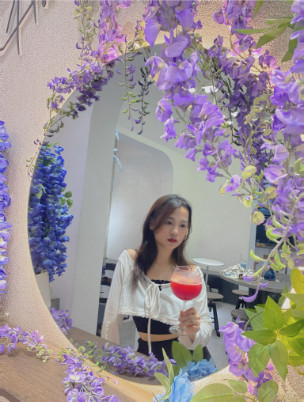
#> input picture Nhan dien khuon mat/picture/Lien_1.jpg, 304 x 402 px, given in place of the camera
$ python main.py
#> lines starting #> are read from the running program, lines starting #| are printed output that depends on the picture
'''
Ý tưởng dựa trên việc trừ tuyệt đối 2 khung ảnh rồi lấy ra điểm khác nhau
'''
import cv2

cap = cv2.VideoCapture(0)
cap.set(cv2.CAP_PROP_FRAME_HEIGHT, 480)
cap.set(cv2.CAP_PROP_FRAME_WIDTH, 640)

#Lay Background
cv2.waitKey(500)
ret, frame_bg = cap.read()
#> frame_bg is the input picture: shape (402, 304, 3); mean B, G, R 149.5, 144.7, 154.6

frame_bg = cv2.resize(frame_bg, (640, 480))
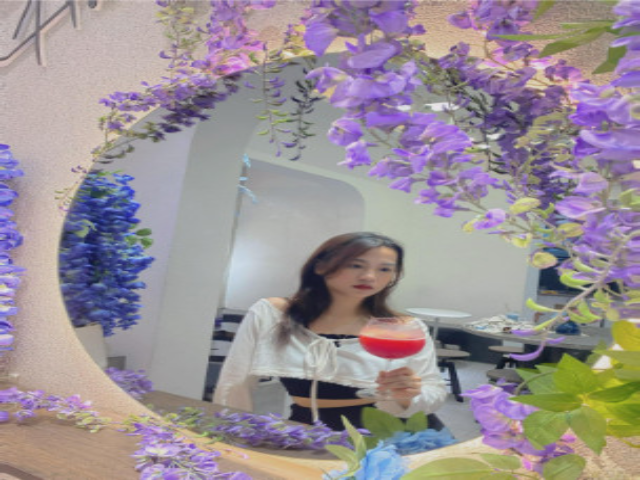
#> frame_bg: shape (480, 640, 3); mean B, G, R 149.3, 144.5, 154.4
gray = cv2.cvtColor(frame_bg, cv2.COLOR_BGR2GRAY)
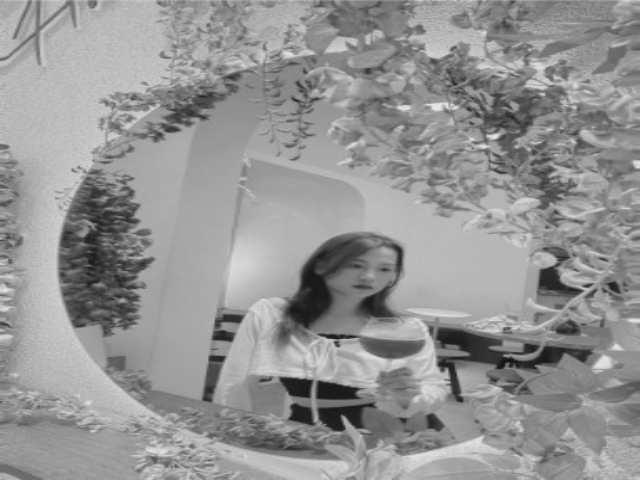
#> gray: shape (480, 640); min 14, max 232, mean 148.1
# lọc
gray = cv2.GaussianBlur(gray, (25, 25), 0)
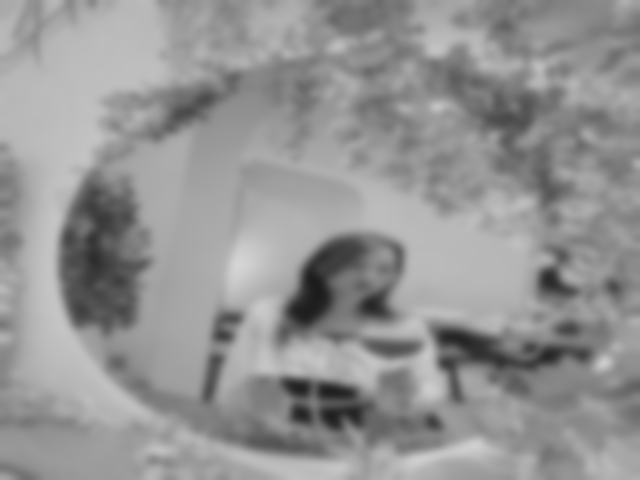
#> gray: shape (480, 640); min 28, max 212, mean 148
background = gray

while 1:
    ret_2, frame_picture = cap.read()

    #Xử lý frame
    gray = cv2.cvtColor(frame_picture, cv2.COLOR_BGR2GRAY)
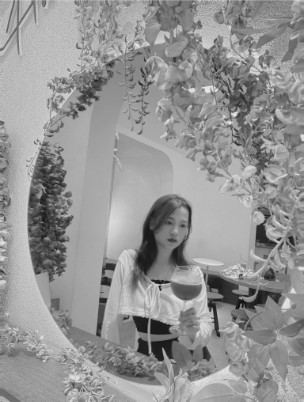
#> gray: shape (402, 304); min 11, max 235, mean 148.2
#> (the run stopped early here; a loop or call above may not have finished)

$ run again, on Nhan dien khuon mat/picture/Lien_3.jpg
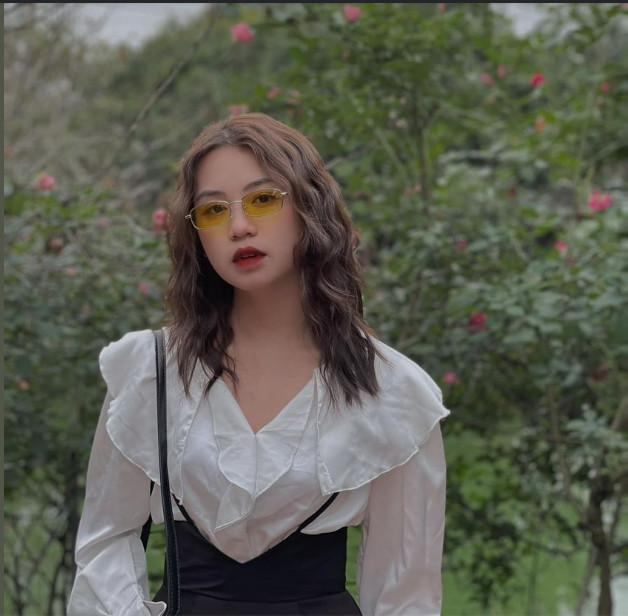
#> input picture Nhan dien khuon mat/picture/Lien_3.jpg, 628 x 616 px, given in place of the camera
#> frame_bg is the input picture: shape (616, 628, 3); mean B, G, R 81.7, 94.6, 92.8
#> `frame_bg = cv2.resize(frame_bg, (640, 480))`:
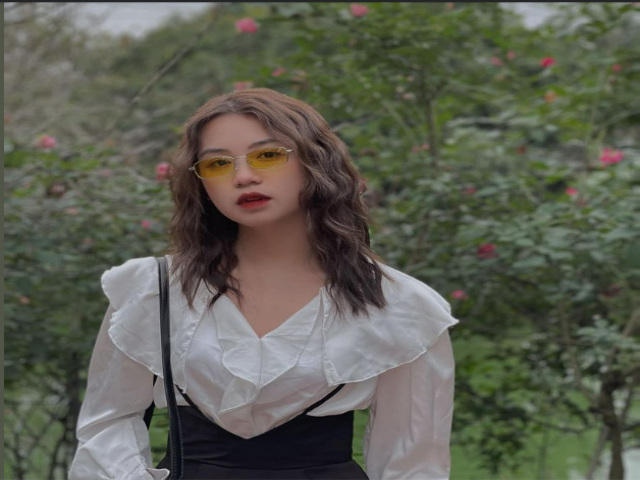
#> frame_bg: shape (480, 640, 3); mean B, G, R 81.6, 94.5, 92.7
#> `gray = cv2.cvtColor(frame_picture, cv2.COLOR_BGR2GRAY)`:
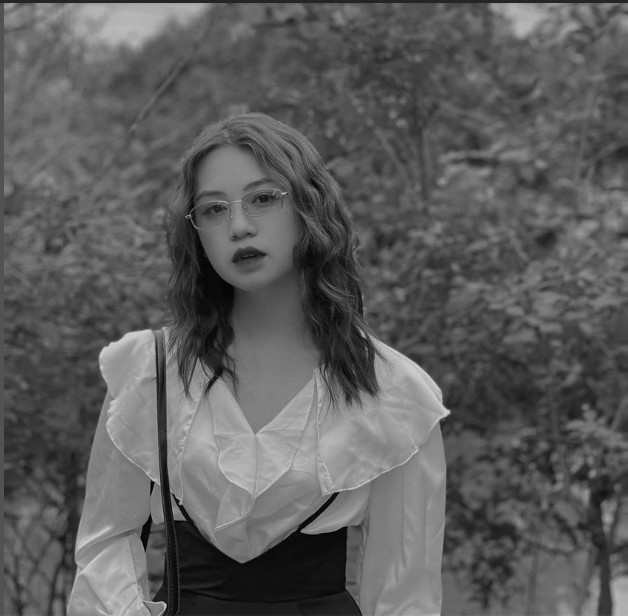
#> gray: shape (616, 628); min 0, max 215, mean 92.6

$ run again, on Nhan dien khuon mat/picture/Tien_1.png
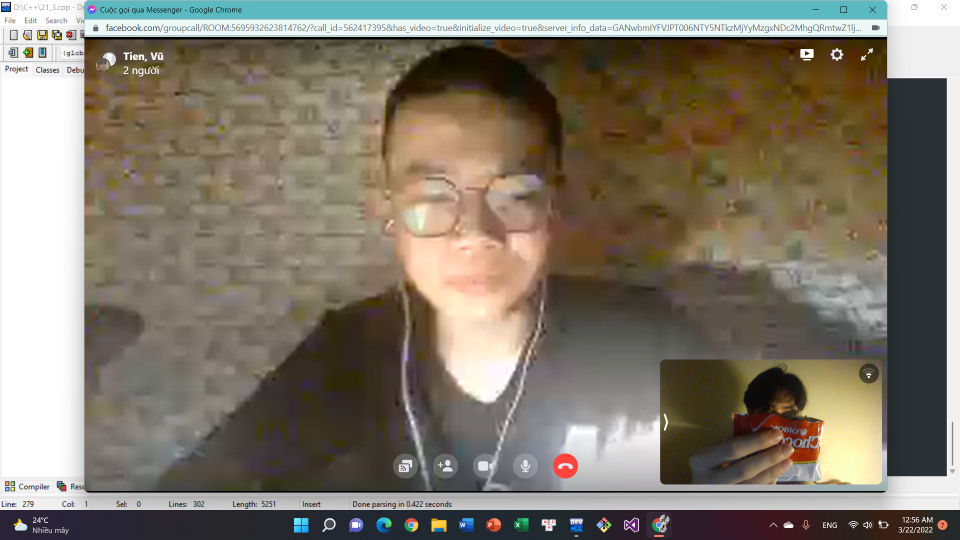
#> input picture Nhan dien khuon mat/picture/Tien_1.png, 1920 x 1080 px, given in place of the camera (shown at 1/2 size)
#> frame_bg is the input picture: shape (1080, 1920, 3); mean B, G, R 107.6, 121, 128
#> `frame_bg = cv2.resize(frame_bg, (640, 480))`:
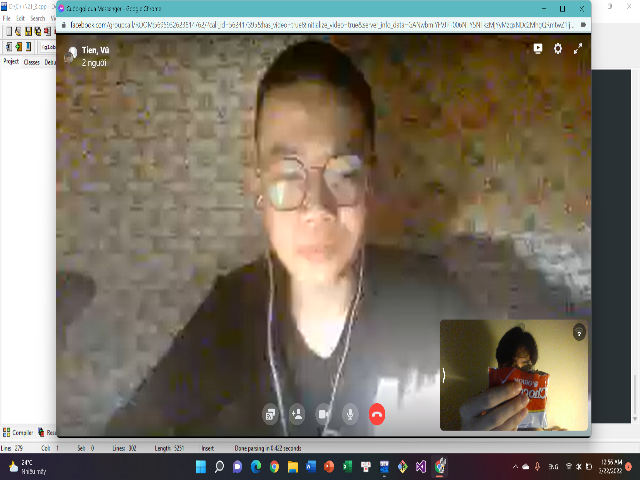
#> frame_bg: shape (480, 640, 3); mean B, G, R 107.6, 121, 127.9
#> `gray = cv2.cvtColor(frame_picture, cv2.COLOR_BGR2GRAY)`:
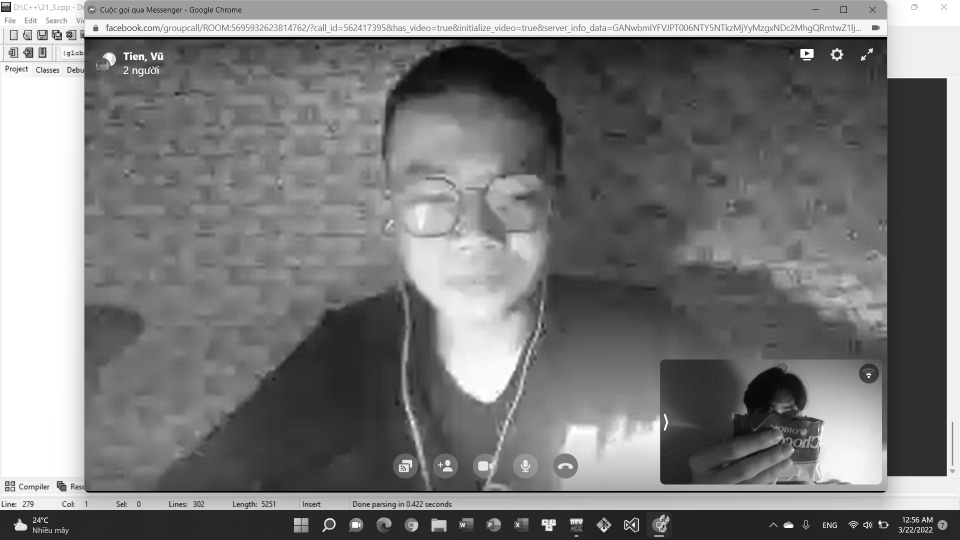
#> gray: shape (1080, 1920) (shown at 1/2 size); min 0, max 255, mean 121.6
